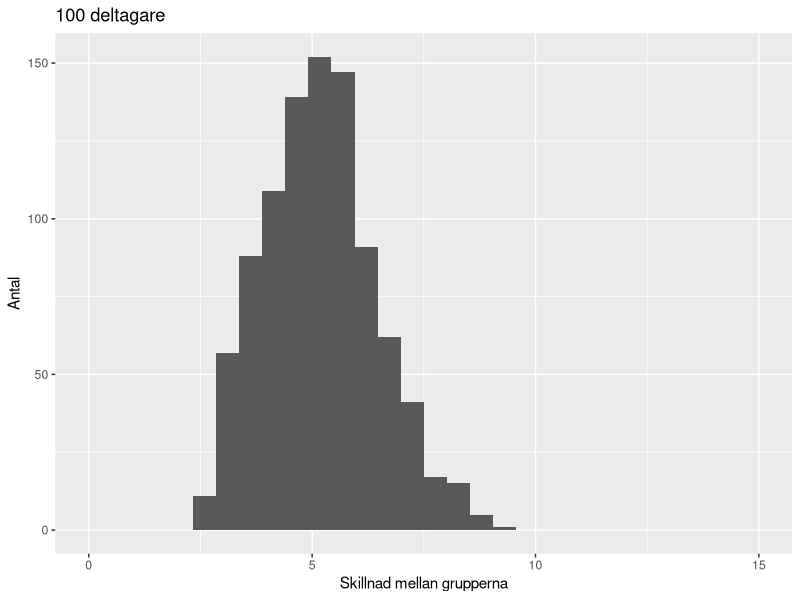
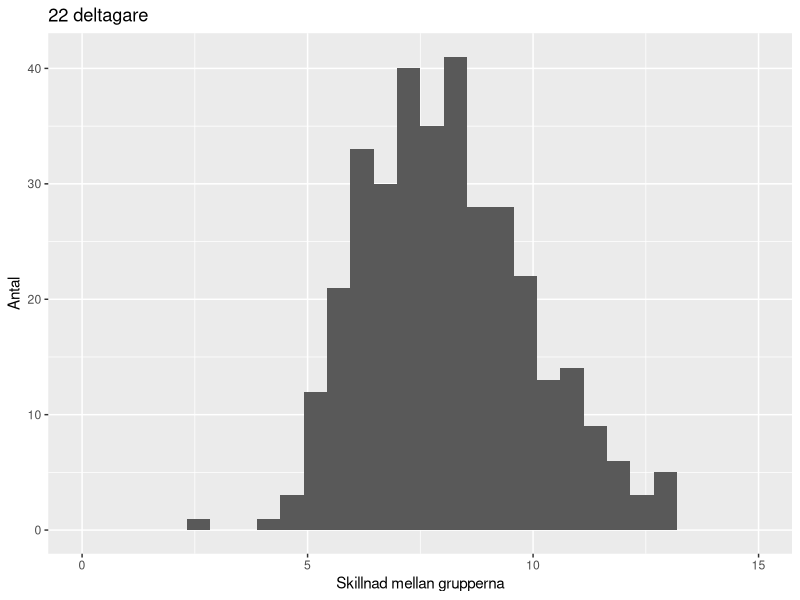
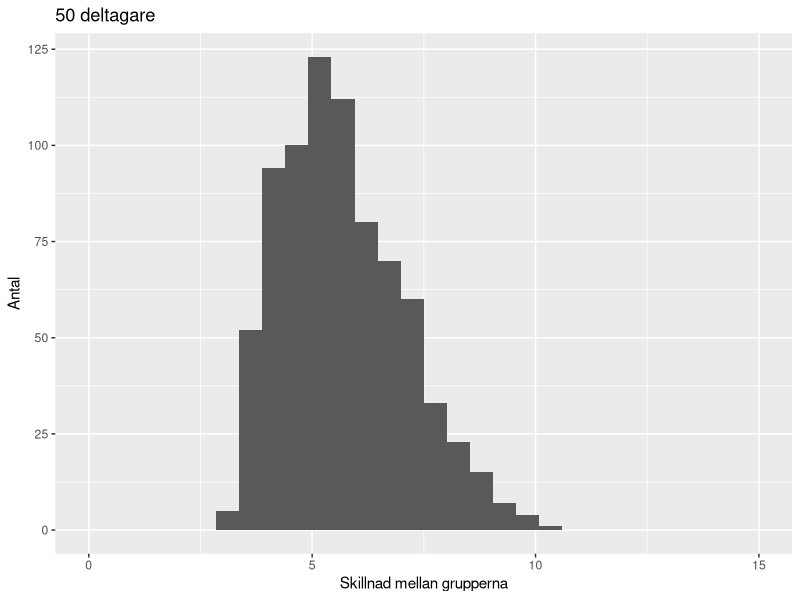

Write the R code that produced these figures, in order.
## ursprunglig styrka
power.t.test(n=30, sd=7, sig.level=0.05, power=0.9)
power.t.test(n=30, sd=7, sig.level=0.05, power=0.5)

## styrka med skillnad 3
power.t.test(delta=3.1, sd=7, sig.level=0.05, power=0.8)


## simulering
power.t.test(n=11, sd=7, sig.level=0.05, delta=5)

treatment22 <- c(rep(0, 11), rep(1, 11))
sim.data22 <- replicate(1000, 0 + treatment22*5 + rnorm(22, 0, 7))
treatment60 <- c(rep(0, 30), rep(1, 30))
sim.data60 <- replicate(1000, 0 + treatment60*5 + rnorm(60, 0, 7))
treatment100 <- c(rep(0, 50), rep(1, 50))
sim.data100 <- replicate(1000, 0 + treatment100*5 + rnorm(100, 0, 7))


library(plyr)
## skattningar
est.delta <- function(sim.data, treatment) {
  est <- unlist(alply(sim.data, 2, function(x) { 
    model <- lm(x ~ treatment)
    p <- summary(model)$coefficients[2,4]
    if (p < 0.05) {
      return(coef(model)[2])
    }
  }))
  est
}

est22 <- est.delta(sim.data22, treatment22)
length(est22)
est60 <- est.delta(sim.data60, treatment60)
length(est60)
est100 <- est.delta(sim.data100, treatment100)
length(est100)

## histogram

library(ggplot2)
n22 <- qplot(x=est22, xlab="Skillnad mellan grupperna",
             ylab="Antal",
             main="22 deltagare", xlim=c(0,15))
n60 <- qplot(x=est60, xlab="Skillnad mellan grupperna",
             ylab="Antal",
             main="50 deltagare", xlim=c(0,15))
n100 <- qplot(x=est100, xlab="Skillnad mellan grupperna",
             ylab="Antal",
             main="100 deltagare", xlim=c(0,15))


